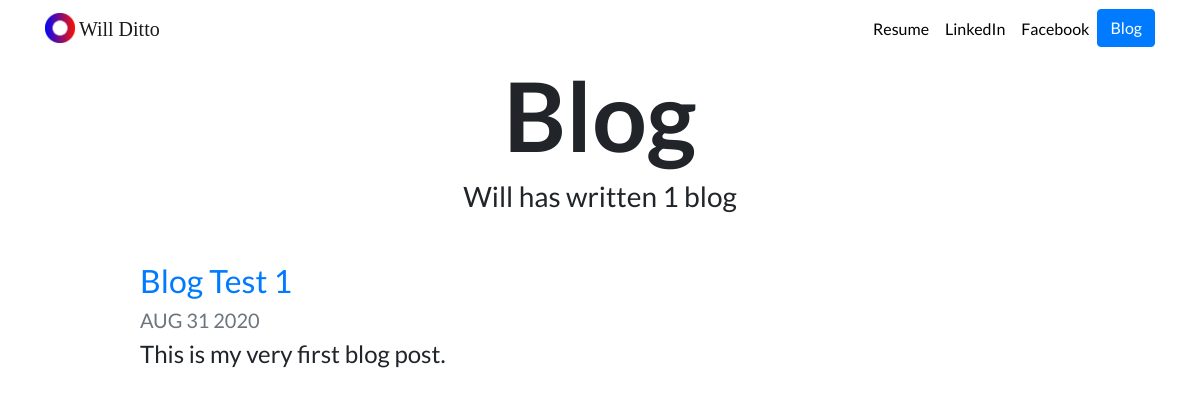
/blog/, run on an earlier commit of the app's database.
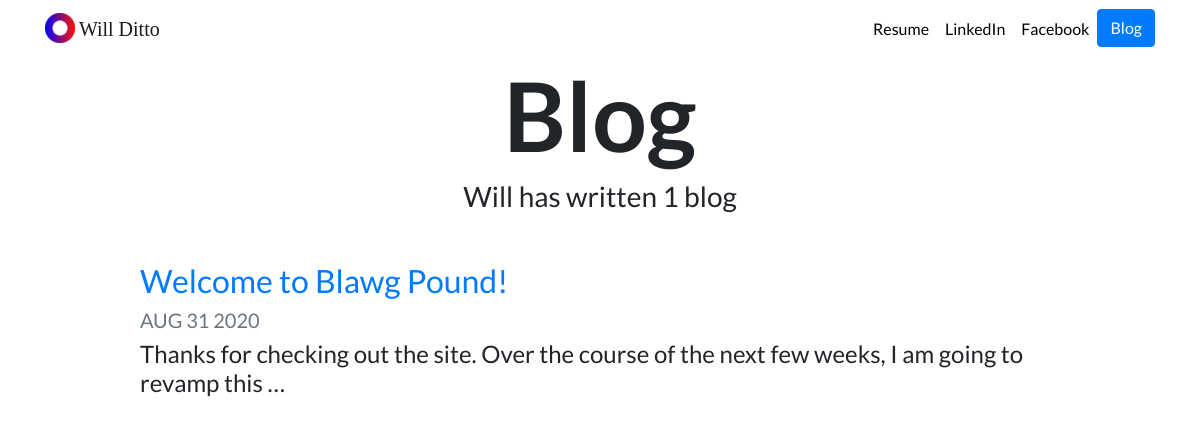
And on a later commit of the database.
### blog/models.py (models this page shows, shortened)
class Blog(models.Model):
    title = models.CharField(max_length=100)
    blog_post = models.TextField()
    posted_date = models.DateField(auto_now_add=True)

### blog/views.py (the view)
# urls.py: path('', views.all_blogs, name='all_blogs'),
def all_blogs(request):
    blogs = Blog.objects.order_by('-posted_date')
    return render(request, 'blog/all_blogs.html', { 'blogs' : blogs
                                                    })

### blog/templates/blog/all_blogs.html
{% extends "portfolio/base.html" %}
{% load static %}
{% block content %}
<h1 id="blogtitle" class="font-weight-bold text-center">Blog</h1>
<h3 class="text-center mb-5">Will has written {{ blogs.count }} blog{{ blogs.count|pluralize }}</h3>
{% for blog in blogs %}
<div class="row justify-content-center my-3">
  <div class="col-md-10">
    <a href="{% url 'blog:detail' blog.id %}">
      <h2>{{ blog.title }}</h2>
    </a>
    <h5 class="text-muted">{{ blog.posted_date|date:'M d Y'|upper }}</h5>
    <h4>{{ blog.blog_post|striptags|truncatechars:100 }}</h4>
  </div>
</div>
{% endfor %}
{% endblock %}

### portfolio/templates/portfolio/base.html (shortened to what this page needs)
{% load static %}
<!doctype html>
<html lang="en">
<head>
  <link rel="stylesheet" href="https://stackpath.bootstrapcdn.com/bootstrap/4.4.1/css/bootstrap.min.css">
  <link rel="stylesheet" href="{% static "portfolio/custom.css" %}">
</head>
<body>
  <nav id="topNav" class="navbar navbar-expand-md navbar-light">
    <div class="container">
      <a class="navbar-brand" href="{% url 'home' %}">
        <img src="{% static "portfolio/Logo.png" %}" width="30" height="30" class="d-inline-block align-top" alt="Nick's Logo">
        <span id="myname">Will Ditto</span>
      </a>
      <div class="collapse navbar-collapse text-center" id="navbarNav">
        <ul class="navbar-nav ml-auto">
          <li class="nav-item">
            <a class="nav-link" href="{% static "portfolio/Ditto_Resume_Final.pdf" %}">Resume</a>
          </li>
          <li class="nav-item">
            <a class="nav-link" href="https://www.linkedin.com/in/will-ditto-6743b7148/" target="_blank">LinkedIn</a>
          </li>
          <li class="nav-item">
            <a class="nav-link" href="https://www.facebook.com/WillDIttoCRTRealtor" target="_blank">Facebook</a>
          </li>
          <li>
            <a role="button" href="{% url 'blog:all_blogs' %}" class="btn btn-primary">Blog</a>
          </li>
        </ul>
      </div>
    </div>
  </nav>
  <div class="container">
    {% block content %}{% endblock %}
  </div>
</body>
</html>

### portfolio/static/portfolio/custom.css (style rules this page uses)
.navbar-nav .nav-link { color: rgba(0,0,0,1) !important; }
body { font-family: 'Lato', sans-serif; }
#myname { font-family: 'Cormorant Garamond', serif; }
#blogtitle { font-size: 6rem; }

What changed in the data, as far as the page shows it:
changed Blog: title "Blog Test 1" → "Welcome to Blawg Pound!"; blog_post "This is my very first blog post." → "Thanks for checking out the site. Over the course of the next few weeks, I am going to revamp this …"
